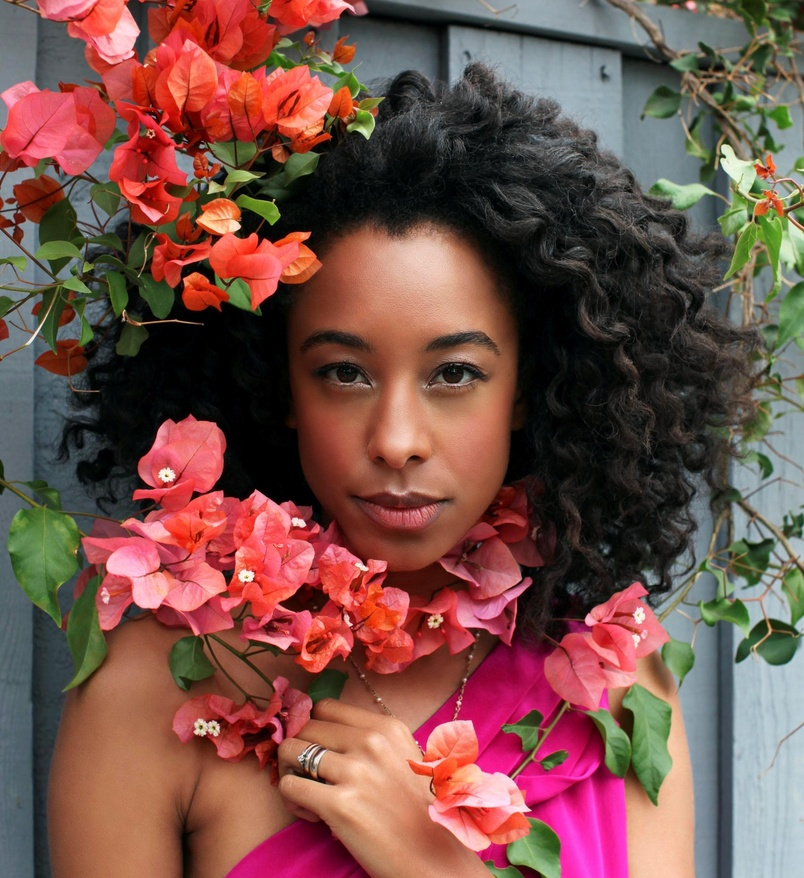
#> input picture 0424/Head.jpg, 804 x 878 px, shrunk from 2436 x 2661 before the run
$ python 4_24.py
#> lines starting #> are read from the running program, lines starting #| are printed output that depends on the picture; after the words box and inside, x2 and y2 are one past the last pixel; in counts of white or black regions, pixels touching at a corner belong together
import os
import numpy as np
from skimage import io
from math import *
from matplotlib import pyplot as plt

def mask_inrange(image ,lower, upper):
    # create 3 channels masks
    for c in range(3):
        tmp_m = (image[:, :, c] >= lower[c]) & (image[:, :, c] < upper[c])
        if c == 0:
            m = tmp_m
        else:
            m = tmp_m & m
    return np.logical_not(m)

color = ('red', 'green', 'blue')
Bins = 5
# imp
image = io.imread("Head.jpg")
#> image is the input picture: shape (878, 804, 3); mean R, G, B 119.5, 80.6, 73.8
for i, col in enumerate(color):
    histr, num = np.histogram(image[:, :, i], Bins)
    plt.bar(num[:-1], histr, width = 10, color=col)
    plt.show()
#> this loop made 3 passes
#> (histr, num) on passes 1 to 3: ([170566, 141728, 140250, 127197, 126171], [0, 51, 102, 153, 204, 255]), ([252406, 207173, 160086, 76881, 9366], [0, 51, 102, 153, 204, 255]), ([282419, 213315, 128253, 61594, 20331], [0, 50, 100, 150, 200, 250])
#> pass 1, `plt.show()`:
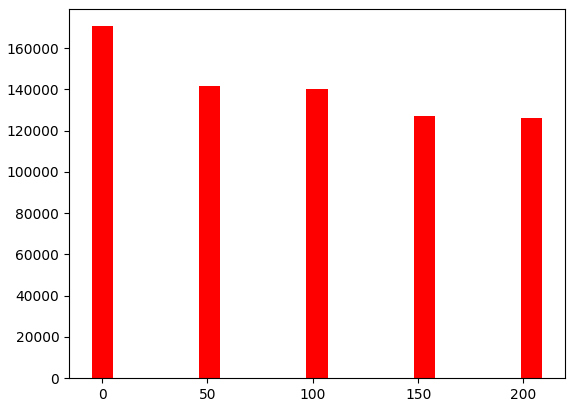
#> figure drawn by matplotlib, 1 panel; tallest bar 170566 high, from x = -5 to 5
#> pass 2, `plt.show()`:
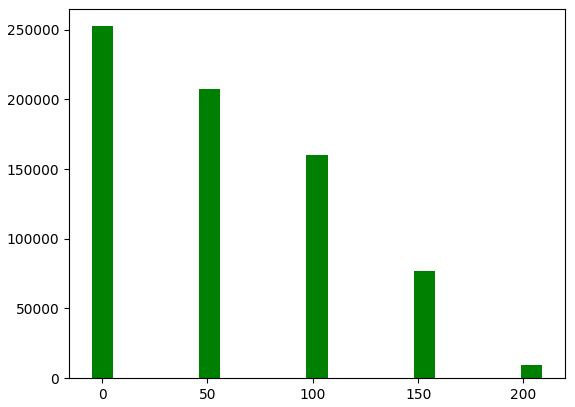
#> figure drawn by matplotlib, 1 panel; tallest bar 252406 high, from x = -5 to 5


"""
RGBrange = [
    ([0, 50, 0], [255, 200, 255]),
    ([50, 0, 0], [200, 255, 255]),
    ([0, 0, 50], [255, 255, 200]),
]
"""
RGBrange = [
    ([0, 50, 0], [255, 200, 255]),
    ([50, 0, 0], [200, 255, 255]),
    ([0, 0, 50], [255, 255, 200]),
]

index = 0
if not os.path.exists("masked_images/"):
    os.mkdir("masked_images/")

# ====Mid Exam ====
img_shape = image.shape
#> img_shape = (878, 804, 3)
outputs = np.empty(shape=(len(RGBrange), img_shape[0], img_shape[1], img_shape[2]))
for(lower,upper) in RGBrange:
    # create the mask
    mask = mask_inrange(image, lower, upper)
    output = image.copy()
    output[mask] = 0
    file_name = "masked_images" + str(index+1)+".jpg"
    io.imsave(file_name, output)
    index += 1
#> this loop made 3 passes
#> pass 1, `mask = mask_inrange(image, lower, upper)`:
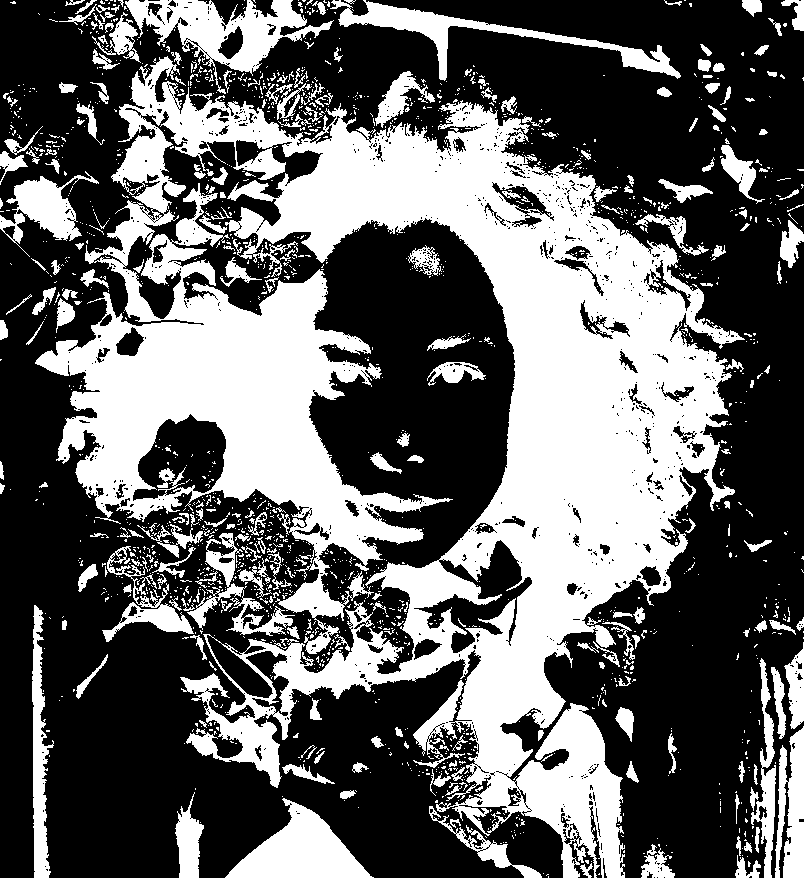
#> mask: shape (878, 804) bool; 39% white; 1766 white regions (1524 under 20 px), largest, box (x1, y1, x2, y2) and area: (35, 56, 745, 878) 208919, (125, 0, 334, 94) 6559, (225, 798, 374, 878) 5715
#> pass 1, `io.imsave(file_name, output)`:
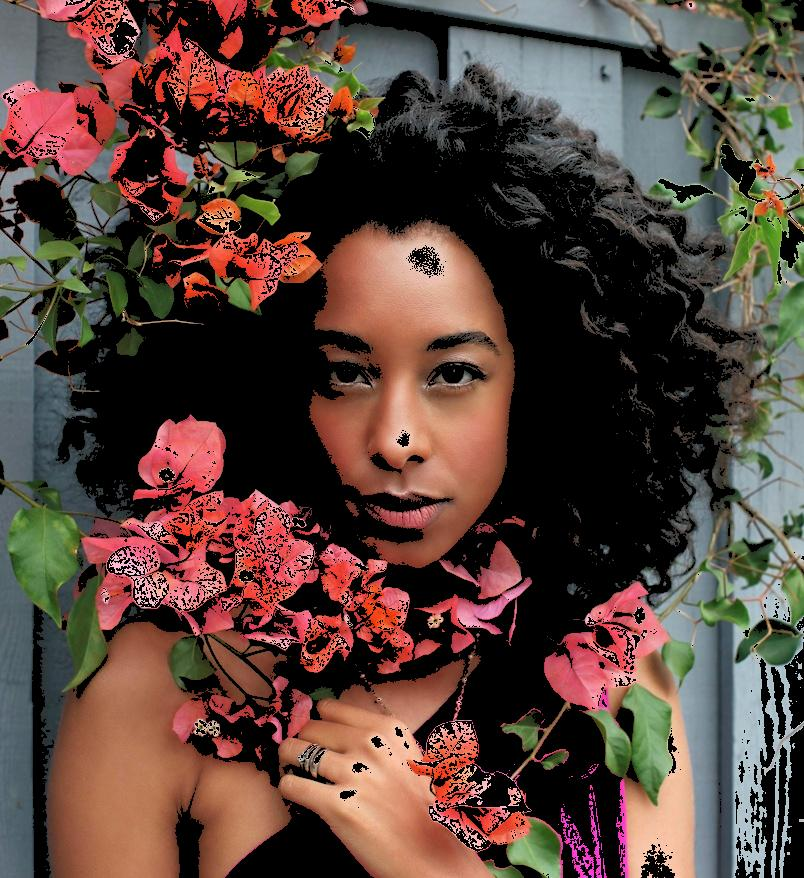
#> saved as masked_images1.jpg: shape (878, 804, 3); mean R, G, B 89.1, 67.4, 59.6
#> pass 2, `mask = mask_inrange(image, lower, upper)`:
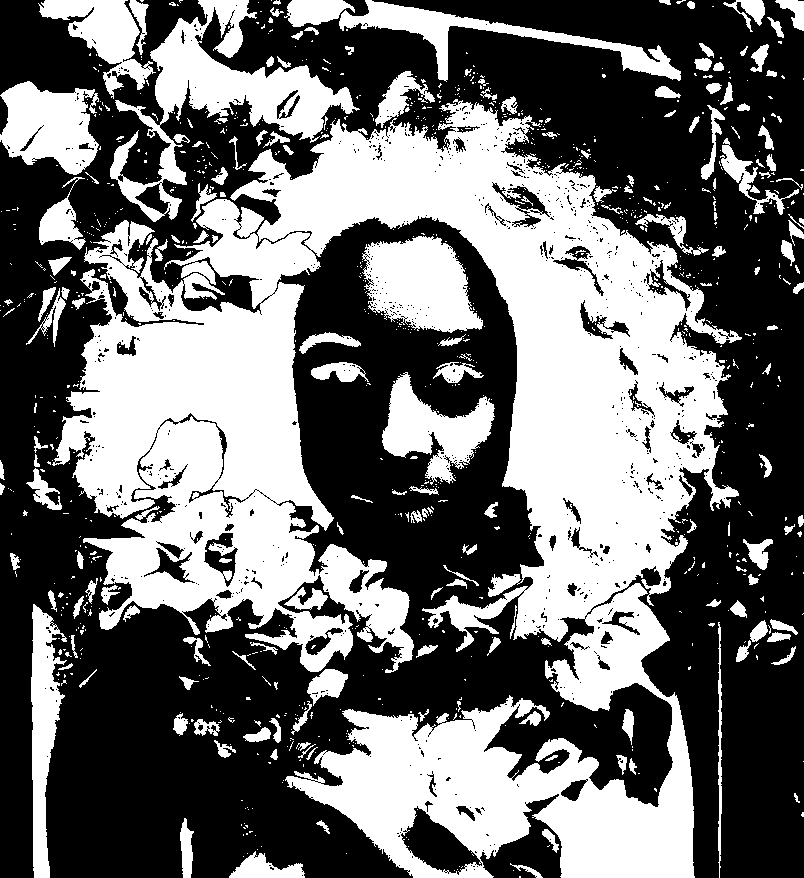
#> mask: shape (878, 804) bool; 42.7% white; 1017 white regions (830 under 20 px), largest, box (x1, y1, x2, y2) and area: (52, 99, 742, 878) 220818, (110, 0, 360, 222) 14580, (362, 236, 483, 333) 8064
#> pass 2, `io.imsave(file_name, output)`:
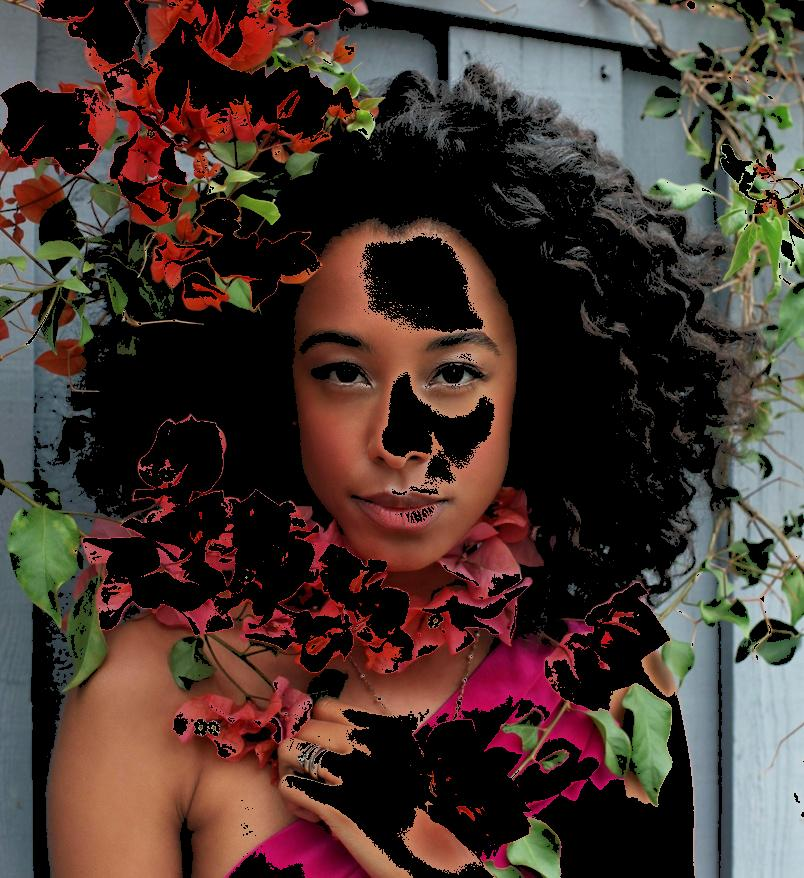
#> saved as masked_images2.jpg: shape (878, 804, 3); mean R, G, B 71.3, 54.6, 48.7
#> after the loop:
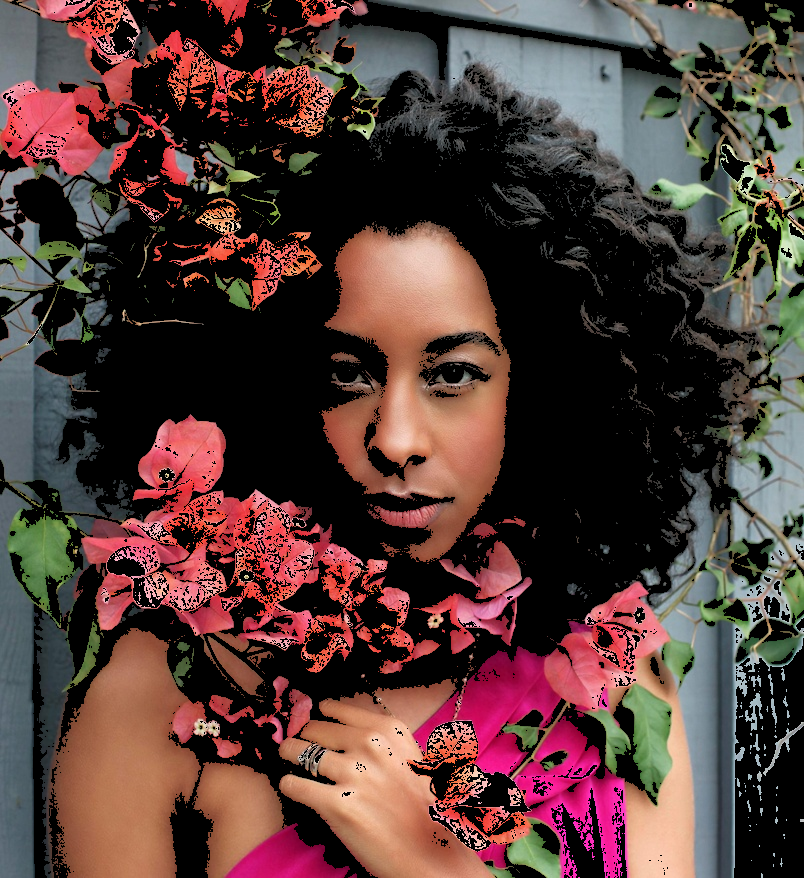
#> output: shape (878, 804, 3); mean R, G, B 84.9, 60.3, 56.7
#> after the loop, index = 3
